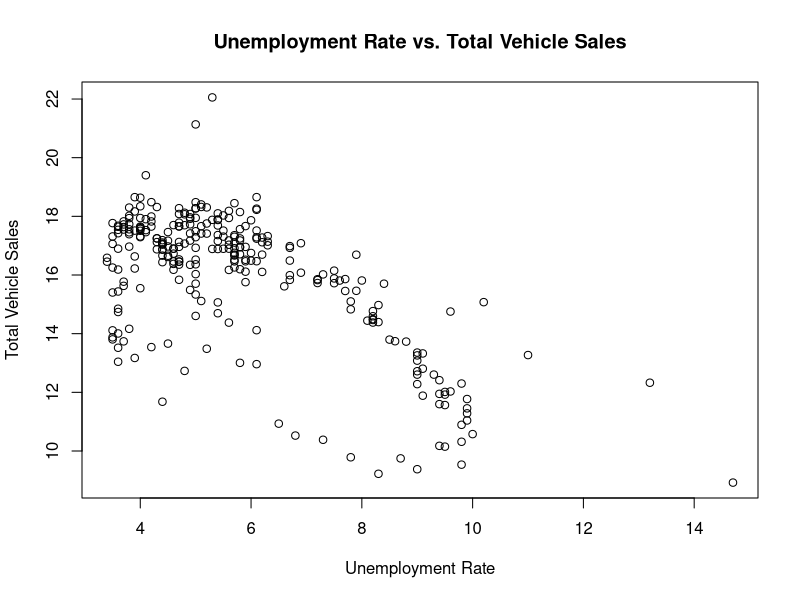

Source code (R):
# Import the data

unrate <- read.csv("Unemployment Rate.csv")
head(unrate, 1)

sales <- read.csv("Total Vehicle Sales.csv")
head(sales, 1)

# Combine unrate and sales by date

data <- merge(unrate, sales, by="DATE")
data

# Scatterplot of unrate and sales
plot(data$UNRATE, data$TOTALSA, xlab="Unemployment Rate", ylab="Total Vehicle Sales", main="Unemployment Rate vs. Total Vehicle Sales")
